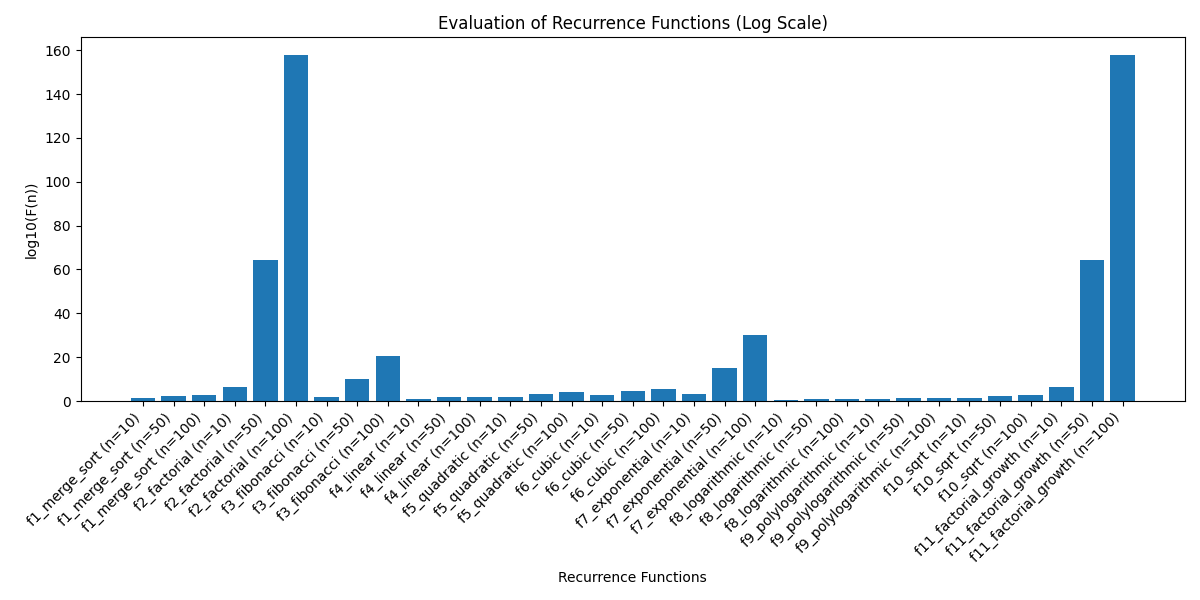

This chart was generated by the following Python code:
# Analysis of Algorithms (CSCI 323)
# Winter 2025
# Assignment 11 - Estimate, Evaluate and Rank Recurrence

import inspect
import math
import texttable
import matplotlib.pyplot as plt

# [1] Function to obtain the content of a function

def func_body(f):
    body = inspect.getsource(f)  # gets the code
    idx = body.index("return")  # get the part after the word return
    return body[7 + idx:].strip()

# [2] Create an empty dictionary to store intermediate results and a helper function ff to efficiently run a function f for input n:

dict_funcs = {}

def ff(f, n):
    func_name = f.__name__
    if func_name not in dict_funcs:
        dict_funcs[func_name] = {}
    dict_func = dict_funcs[func_name]
    if n not in dict_func:
        dict_func[n] = f(f, n)
    return dict_func[n]

# [3] Define recurrence functions

def f1_merge_sort(f, n):
    return 0 if n == 1 else 2 * ff(f, int(n/2)) + n

def f2_factorial(f, n):
    return 1 if n == 0 else n * ff(f, n-1)

def f3_fibonacci(f, n):
    return 0 if n == 0 else (1 if n == 1 else ff(f, n-1) + ff(f, n-2))

def f4_linear(f, n):
    return 0 if n == 0 else ff(f, n-1) + 1

def f5_quadratic(f, n):
    return 0 if n == 0 else ff(f, n-1) + 2*n

def f6_cubic(f, n):
    return 0 if n == 0 else ff(f, n-1) + n**2

def f7_exponential(f, n):
    return 1 if n == 0 else 2 * ff(f, n-1)

def f8_logarithmic(f, n):
    return 0 if n == 1 else ff(f, n//2) + 1

def f9_polylogarithmic(f, n):
    return 0 if n == 1 else ff(f, n//2) + int(math.log(n, 2))

def f10_sqrt(f, n):
    return 0 if n == 0 else ff(f, n-1) + int(math.sqrt(n))

def f11_factorial_growth(f, n):
    return 1 if n == 0 else n * ff(f, n-1)

def print_table(title, headers, alignments, data):
    table_obj = texttable.Texttable()
    table_obj.set_cols_align(alignments)
    table_obj.add_rows([headers] + data)
    print(title)
    print(table_obj.draw())
    print()
    return table_obj.draw()

# [4] Helper function to call and print results

def call_and_print(data, func, n):
    result = ff(func, n)
    data.append([func.__name__, func_body(func), n, result, math.log(result, 10) if result > 0 else 0])

# [5] Write terminal output to a file

def write_output_to_file(filename, table_text):
    with open(filename, "w") as f:
        f.write(table_text)

# [6] Plot bar graph

def plot_bar_graph(data):
    # Use logarithmic values for F(n) to handle large numbers
    labels = [f"{row[0]} (n={row[2]})" for row in data]
    values = [math.log(row[3], 10) if row[3] > 0 else 0 for row in data]

    plt.figure(figsize=(12, 6))
    plt.bar(labels, values)
    plt.xlabel("Recurrence Functions")
    plt.ylabel("log10(F(n))")  # Logarithmic scale
    plt.title("Evaluation of Recurrence Functions (Log Scale)")
    plt.xticks(rotation=45, ha="right")
    plt.tight_layout()
    plt.savefig("Assignment11.png")
    plt.show()


# [7] Main function

def main():
    assn = "Assignment11"
    data = []
    funcs = [
        f1_merge_sort, f2_factorial, f3_fibonacci, f4_linear, f5_quadratic,
        f6_cubic, f7_exponential, f8_logarithmic, f9_polylogarithmic, f10_sqrt,
        f11_factorial_growth
    ]
    for func in funcs:
        for n in [10, 50, 100]:
            call_and_print(data, func, n)

    headers = ["Name", "Function", "n", "F(n)", "log F(n)"]
    alignments = ["l", "l", "r", "r", "r"]
    title = "Evaluation of Functions"

    table_text = print_table(title, headers, alignments, data)

    # Write terminal output to a text file
    write_output_to_file(f"{assn}.txt", table_text)

    # Plot bar graph
    plot_bar_graph(data)

if __name__ == "__main__":
    main()
